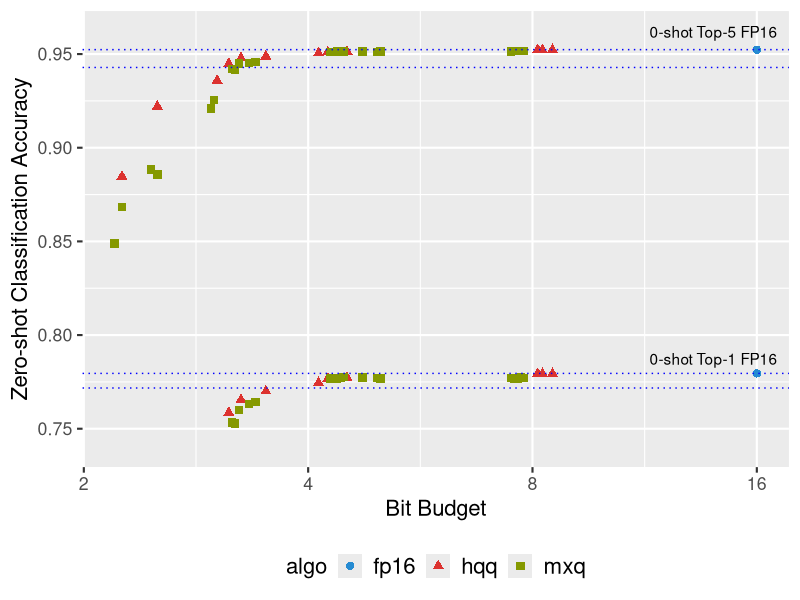
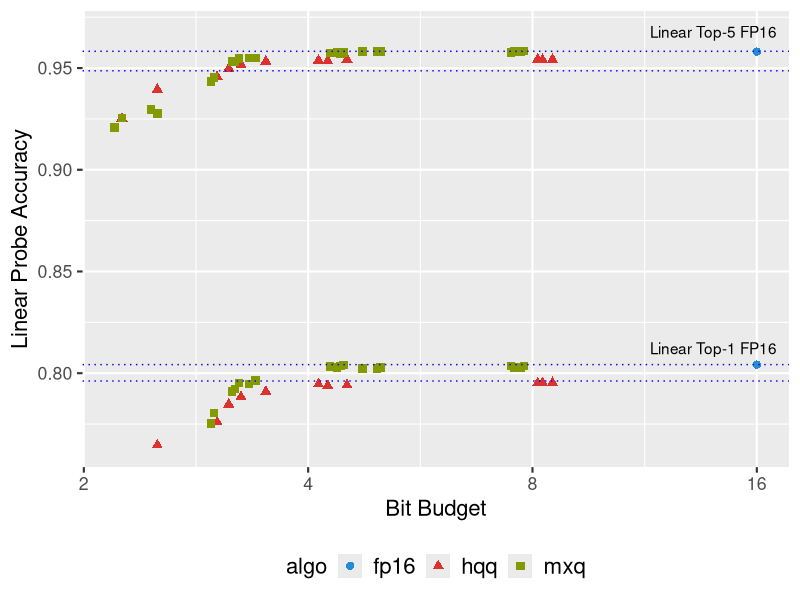
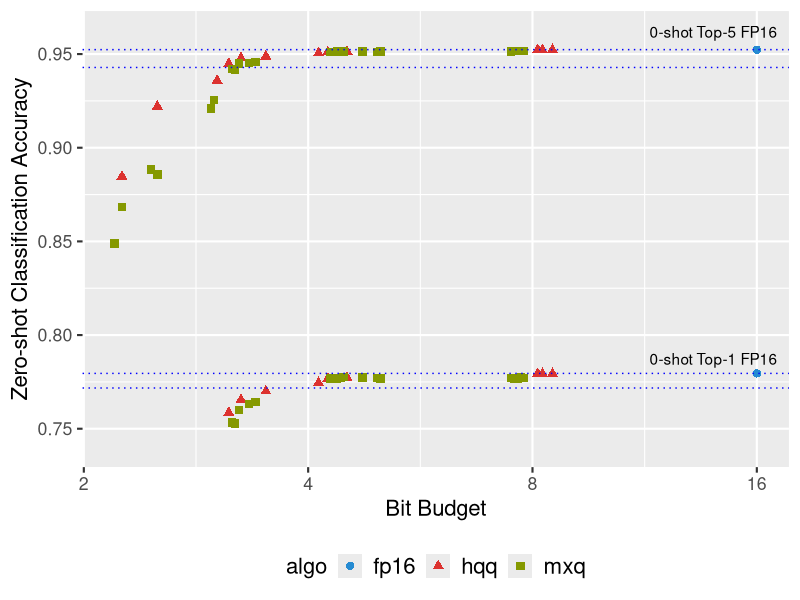
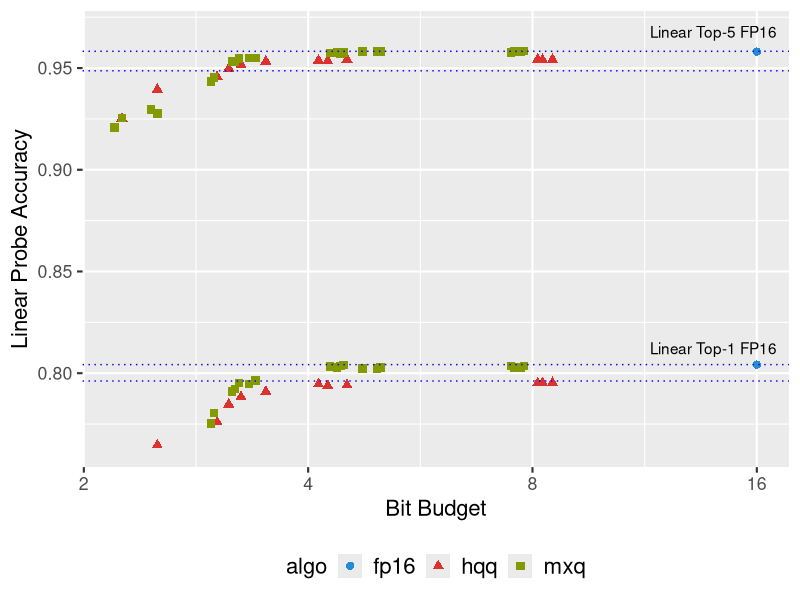

Reproduce these figures in R, in order.
library(tidyverse)
library(ggthemes)
library(readr)


zs_all_cols <- c(
  "model", "algo", "config",
  "bpp", "zeroshot_mem_allot", "acc1_zeroshot_cls",
  "acc5_zeroshot_cls", "recall_zeroshot_cls", "duration_zeroshot_cls"
)

lp_all_cols <- c(
  "model", "algo", "config",
  "bpp", "linear_probe_mem_allot", "acc1_linear_probe",
  "acc5_linear_probe", "recall_linear_probe", "duration_linear_probe"
)

df_all <- read_csv("data/vit/combined.csv")
df_zeroshot <- df_all |>
  select(all_of(zs_all_cols)) |>
  rename(
    mem = zeroshot_mem_allot,
    acc1 = acc1_zeroshot_cls,
    acc5 = acc5_zeroshot_cls,
    recall = recall_zeroshot_cls,
    duration = duration_zeroshot_cls
  )

df_linear_probe <- df_all |>
  select(all_of(lp_all_cols)) |>
  rename(
    mem = linear_probe_mem_allot,
    acc1 = acc1_linear_probe,
    acc5 = acc5_linear_probe,
    recall = recall_linear_probe,
    duration = duration_linear_probe
  )

zeroshot_h <- df_zeroshot |>
  filter(
    grepl("ViT-H-14", model)
  )
max_acc1 <- max(zeroshot_h$acc1)
max_acc5 <- max(zeroshot_h$acc5)
ggplot(zeroshot_h, aes(x = bpp, y = acc1)) +
  geom_point(size = 2.5, aes(shape = algo, color = algo, y = acc1)) +
  ylim(max_acc1 * 0.95, max_acc5 * 1.01) +
  geom_hline(yintercept = max_acc1 * 0.99, linetype = "dotted", color = "blue") +
  geom_hline(yintercept = max_acc1, linetype = "dotted", color = "blue") +
  annotate("text", x = 14, y = max_acc1 * 1.01, label = "0-shot Top-1 FP16") +
  geom_point(size = 2.5, aes(shape = algo, color = algo, y = acc5)) +
  geom_hline(yintercept = max_acc5 * 0.99, linetype = "dotted", color = "blue") +
  geom_hline(yintercept = max_acc5, linetype = "dotted", color = "blue") +
  annotate("text", x = 14, y = max_acc5 * 1.01, label = "0-shot Top-5 FP16") +
  scale_x_continuous(trans = "log2") +
  labs(x = "Bit Budget", y = "Zero-shot Classification Accuracy") +
  theme_gray(base_size = 16) +
  theme(
    legend.position = "bottom",
    legend.text = element_text(size = 16),
    legend.title = element_text(size = 16)
  ) +
  # facet_wrap(~model, scales = "free") +
  scale_color_solarized()
ggsave("pdfs/mxq-vit-h-14-zs.pdf", width = 8, height = 6)

linear_probe_h <- df_linear_probe |>
  filter(
    grepl("ViT-H-14", model)
  )
bmax_acc1 <- max(linear_probe_h$acc1)
bmax_acc5 <- max(linear_probe_h$acc5)
ggplot(linear_probe_h, aes(x = bpp, y = acc1)) +
  geom_point(size = 2.5, aes(shape = algo, color = algo, y = acc1)) +
  ylim(bmax_acc1 * 0.95, bmax_acc5 * 1.01) +
  geom_hline(yintercept = bmax_acc1 * 0.99, linetype = "dotted", color = "blue") +
  geom_hline(yintercept = bmax_acc1, linetype = "dotted", color = "blue") +
  annotate("text", x = 14, y = bmax_acc1 * 1.01, label = "Linear Top-1 FP16") +
  geom_point(size = 2.5, aes(shape = algo, color = algo, y = acc5)) +
  geom_hline(yintercept = bmax_acc5 * 0.99, linetype = "dotted", color = "blue") +
  geom_hline(yintercept = bmax_acc5, linetype = "dotted", color = "blue") +
  annotate("text", x = 14, y = bmax_acc5 * 1.01, label = "Linear Top-5 FP16") +
  scale_x_continuous(trans = "log2") +
  labs(x = "Bit Budget", y = "Linear Probe Accuracy") +
  theme_gray(base_size = 16) +
  theme(
    legend.position = "bottom",
    legend.text = element_text(size = 16),
    legend.title = element_text(size = 16)
  ) +
  # facet_wrap(~model, scales = "free") +
  scale_color_solarized()
ggsave("pdfs/mxq-vit-h-14-lp.pdf", width = 8, height = 6)

# geom_point(aes(size = mem, color = algo)) +
# geom_smooth() +
